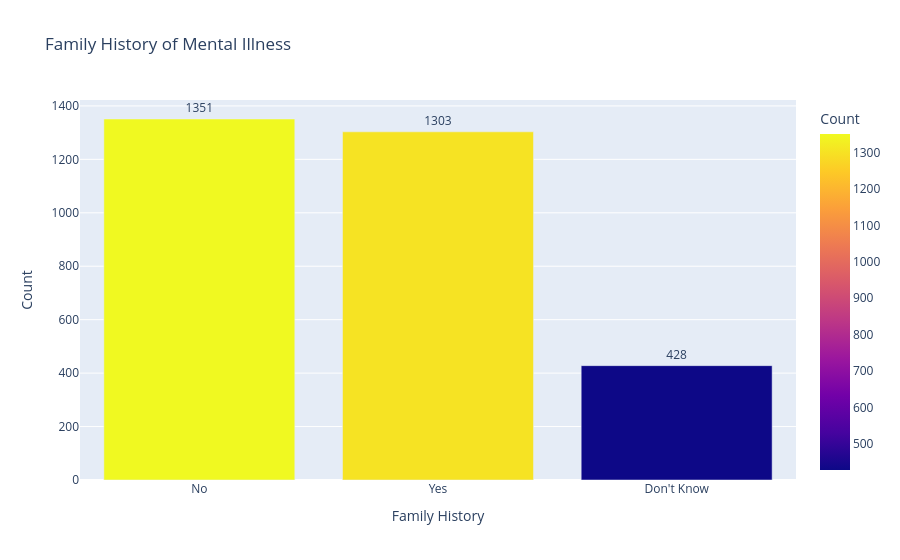

The notebook cell saved with this chart:
### Markdown cell above
## Family History of Mental Illness

Family history is widely recognized as an important risk factor for mental health disorders.

This section examines the prevalence of reported family history among respondents.

### Code cell
family = (
    df["family_history"]
    .value_counts(dropna=False)
    .reset_index()
)

family.columns = [
    "Family History",
    "Count"
]

fig = px.bar(
    family,
    x="Family History",
    y="Count",
    color="Count",
    text="Count",
    title="Family History of Mental Illness"
)

fig.update_traces(textposition="outside")

fig.show()

### Figure 1 — Plotly figure (JSON) as saved in the notebook; plotly's stock layout.template omitted (floating-point values rounded to 4 significant figures)
{"data": [{"hovertemplate": "Family History=%{x}<br>Count=%{marker.color}<extra></extra>", "legendgroup": "", "marker": {"color": [1351, 1303, 428], "coloraxis": "coloraxis", "pattern": {"shape": ""}}, "name": "", "orientation": "v", "showlegend": false, "text": [1351.0, 1303.0, 428.0], "textposition": "outside", "type": "bar", "x": ["No", "Yes", "Don't Know"], "xaxis": "x", "y": [1351, 1303, 428], "yaxis": "y"}], "layout": {"barmode": "relative", "coloraxis": {"colorbar": {"title": {"text": "Count"}}, "colorscale": [[0, "#0d0887"], [0.1111, "#46039f"], [0.2222, "#7201a8"], [0.3333, "#9c179e"], [0.4444, "#bd3786"], [0.5556, "#d8576b"], [0.6667, "#ed7953"], [0.7778, "#fb9f3a"], [0.8889, "#fdca26"], [1, "#f0f921"]]}, "legend": {"tracegroupgap": 0}, "title": {"text": "Family History of Mental Illness"}, "xaxis": {"anchor": "y", "domain": [0, 1], "title": {"text": "Family History"}}, "yaxis": {"anchor": "x", "domain": [0, 1], "title": {"text": "Count"}}}}
